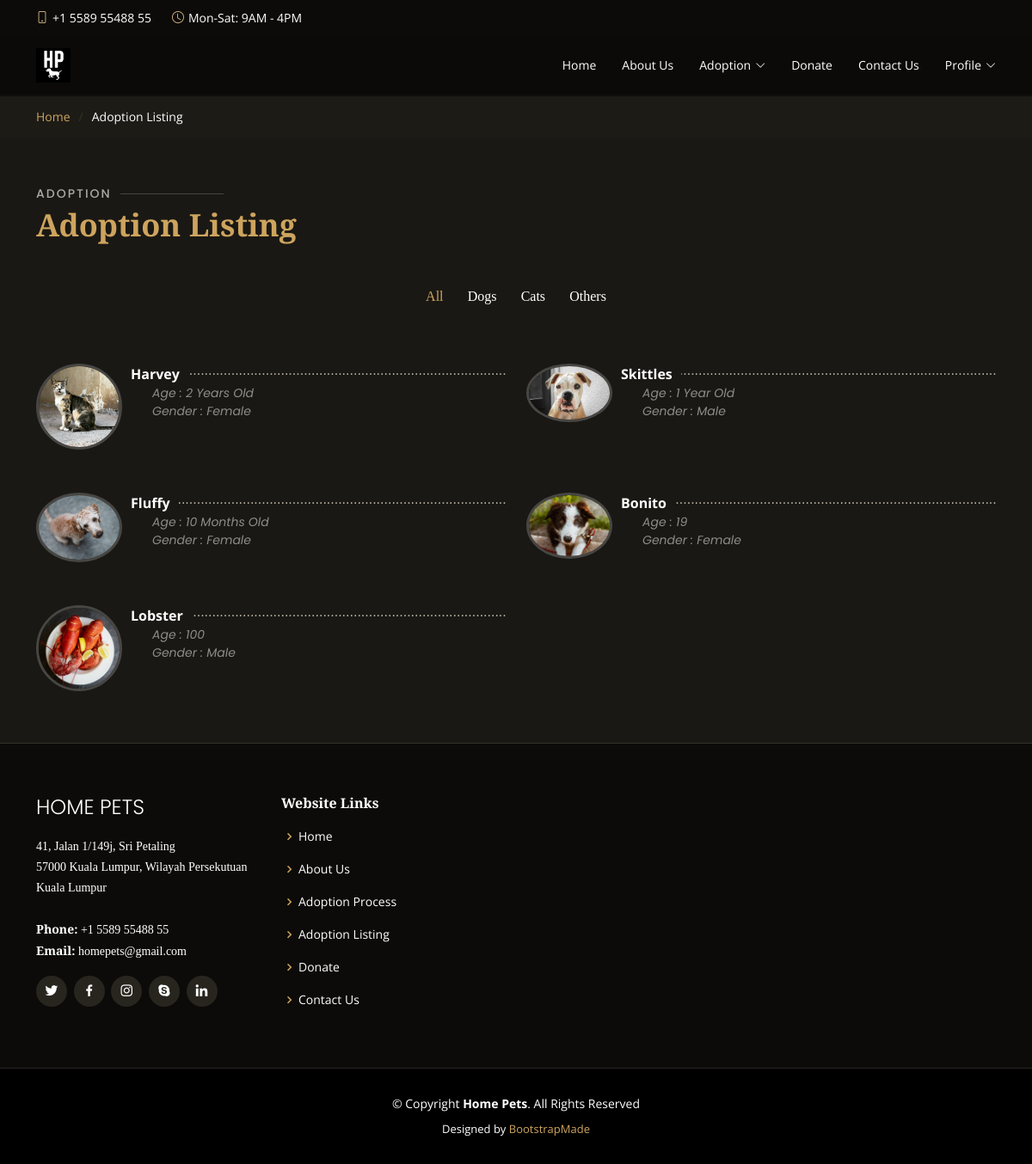
The app's page /adoptionListing.php with its own data.
### tables this page shows
CREATE TABLE `animal` (
  `id` int(11) NOT NULL,
  `animalName` varchar(100) NOT NULL,
  `animalType` varchar(100) NOT NULL,
  `gender` varchar(10) NOT NULL,
  `age` varchar(100) NOT NULL,
  `colour` varchar(100) NOT NULL,
  `vaccinated` varchar(10) NOT NULL,
  `dewormed` varchar(10) NOT NULL,
  `neutered` varchar(10) NOT NULL,
  `animalCondition` varchar(100) NOT NULL,
  `imgType` varchar(5) NOT NULL
);

### adoptionListing.php (the view, shortened to what this page needs)
<!DOCTYPE html>
<html lang="en">
<head>
  <link href="assets/vendor/animate.css/animate.min.css" rel="stylesheet">
  <link href="assets/vendor/aos/aos.css" rel="stylesheet">
  <link href="assets/vendor/bootstrap/css/bootstrap.min.css" rel="stylesheet">
  <link href="assets/vendor/bootstrap-icons/bootstrap-icons.css" rel="stylesheet">
  <link href="assets/vendor/boxicons/css/boxicons.min.css" rel="stylesheet">
  <link href="assets/vendor/glightbox/css/glightbox.min.css" rel="stylesheet">
  <link href="assets/vendor/swiper/swiper-bundle.min.css" rel="stylesheet">
  <link href="assets/css/style.css" rel="stylesheet">
</head>
<body>
  <div id="topbar" class="d-flex align-items-center fixed-top">
    <div class="container d-flex justify-content-center justify-content-md-between">
      <div class="contact-info d-flex align-items-center">
        <i class="bi bi-phone d-flex align-items-center"><span>+1 5589 55488 55</span></i>
        <i class="bi bi-clock d-flex align-items-center ms-4"><span> Mon-Sat: 9AM - 4PM</span></i>
      </div>
    </div>
  </div>
  <header id="header" class="fixed-top d-flex align-items-center">
    <div class="container-fluid container-xl d-flex align-items-center justify-content-lg-between">
      <a href="main.php" class="logo me-auto me-lg-0"><img src="assets/img/logo.png" alt="" class="img-fluid"></a>
      <nav id="navbar" class="navbar order-last order-lg-0">
        <ul>
          <li><a class="nav-link scrollto" href="main.php">Home</a></li>
          <li><a class="nav-link scrollto" href="aboutUs.php">About Us</a></li>
          <li class="dropdown"><a href="#"><span>Adoption</span> <i class="bi bi-chevron-down"></i></a>
          </li>
          <li><a class="nav-link scrollto" href="donate.php">Donate</a></li>
          <li><a class="nav-link scrollto" href="contactUs.php">Contact Us</a></li>
              <li class='dropdown'><a href='#'><span>Profile</span> <i class='bi bi-chevron-down'></i></a>
          </li>
        </ul>
      </nav>
    </div>
  </header>
  <main id="main">
    <section class="breadcrumbs">
      <div class="container">
        <div class="d-flex justify-content-between align-items-center">
          <ol>
            <li><a href="main.php">Home</a></li>
            <li>Adoption Listing</li>
          </ol>
        </div>
      </div>
    </section>
  </main>
<section id="menu" class="menu section-bg">
  <div class="container" data-aos="fade-up">
    <div class="section-title">
      <h2>Adoption</h2>
      <p>Adoption Listing</p>
    </div>
    <div class="row" data-aos="fade-up" data-aos-delay="100">
      <div class="col-lg-12 d-flex justify-content-center">
        <ul id="menu-flters">
          <li data-filter="*" class="filter-active">All</li>
          <li data-filter=".filter-Dog">Dogs</li>
          <li data-filter=".filter-Cat">Cats</li>
          <li data-filter=".filter-Other">Others</li>
        </ul>
      </div>
    </div>
    <div class="row menu-container" data-aos="fade-up" data-aos-delay="200">
    <?php
          $conn = mysqli_connect("localhost", "root", "", "hpusers");
          $sql = "SELECT animalName, age, gender, colour, imgType, id, animalType FROM animal";
          $result = $conn->query($sql);
          if ($result->num_rows > 0) {
          while($row = $result->fetch_assoc()) {
            echo "<div class='col-lg-6 menu-item filter-" . $row["animalType"] . "'>";
            echo "<img src='assets/img/animals/" . $row["animalName"] . "." . $row["imgType"] . "' class='menu-img'>";
            echo "<div class='menu-content'>";
            echo "<a href='animalProfile.php?id=" . $row["id"] . "'>". $row["animalName"] . "</a>";
            echo "</div>";
            echo "<div class='menu-ingredients'> Age : " . $row["age"];
            echo "</div>";
            echo "<div class='menu-ingredients'> Gender : " . $row["gender"];
            echo "</div>";
            echo "</div>";
          }
          }
          else {
            echo "0 results";
          }
        ?>
    </div>
  </div>
</section>
<footer id="footer">
    <div class="footer-top">
      <div class="container">
        <div class="row">
          <div class="col-lg-3 col-md-6">
            <div class="footer-info">
              <h3>Home Pets</h3>
              <p>
                41, Jalan 1/149j, Sri Petaling<br>
                57000 Kuala Lumpur, Wilayah Persekutuan Kuala Lumpur<br><br>
                <strong>Phone:</strong> +1 5589 55488 55<br>
                <strong>Email:</strong> homepets@gmail.com<br>
              </p>
              <div class="social-links mt-3">
                <a href="#" class="twitter"><i class="bx bxl-twitter"></i></a>
                <a href="#" class="facebook"><i class="bx bxl-facebook"></i></a>
                <a href="#" class="instagram"><i class="bx bxl-instagram"></i></a>
                <a href="#" class="google-plus"><i class="bx bxl-skype"></i></a>
                <a href="#" class="linkedin"><i class="bx bxl-linkedin"></i></a>
              </div>
            </div>
          </div>
          <div class="col-lg-2 col-md-6 footer-links">
            <h4>Website Links</h4>
            <ul>
            <li><i class="bx bx-chevron-right"></i> <a href="main.php">Home</a></li>
              <li><i class="bx bx-chevron-right"></i> <a href="#">About Us</a></li>
              <li><i class="bx bx-chevron-right"></i> <a href="adoptionProcess.php">Adoption Process</a></li>
              <li><i class="bx bx-chevron-right"></i> <a href="adoptionListing.php">Adoption Listing</a></li>
              <li><i class="bx bx-chevron-right"></i> <a href="donate.php">Donate</a></li>
              <li><i class="bx bx-chevron-right"></i> <a href="contactUs.php">Contact Us</a></li>
            </ul>
          </div>
        </div>
      </div>
    </div>
    <div class="container">
      <div class="copyright">
        &copy; Copyright <strong><span>Home Pets</span></strong>. All Rights Reserved
      </div>
      <div class="credits">
        Designed by <a href="https://bootstrapmade.com/">BootstrapMade</a>
      </div>
    </div>
  </footer>
</body>
</html>

### records on screen
animal: animalName (picture), animalName "Harvey", age "2 Years Old", gender "Female"
animal: animalName (picture), animalName "Skittles", age "1 Year Old", gender "Male"
animal: animalName (picture), animalName "Fluffy", age "10 Months Old", gender "Female"
animal: animalName (picture), animalName "Bonito", age "19", gender "Female"
animal: animalName (picture), animalName "Lobster", age "100", gender "Male"
